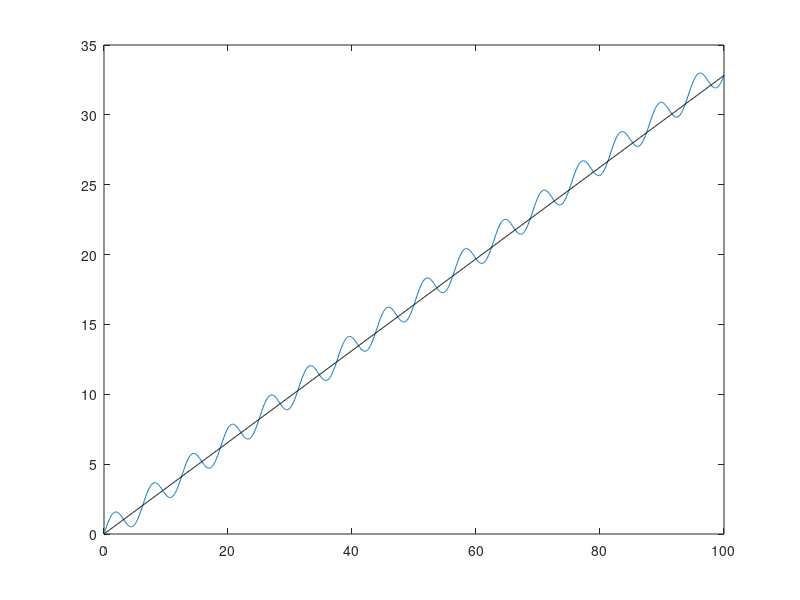

Recreate this plot in MATLAB. (Note: this script raises an error after producing the figure.)
close all
clear all
clc 

% time (e.g. month)
x = (1/12):(1/12):100;

% measurement (e.g. zonal velocity) 
y = sin(x)+x/3;

% derrivative (e.g. acceleration)
y2 = cos(x)+1/3;

% average acceleration NOTE THIS IS WHAT WE WERE DERIVING WITH THE MOMENTUM
% BALANCE!!!
trend_y = mean(y2);

% as a line: y = m*x
y_estimate = trend_y*x;

plot(x,y)
pause
hold on
plot(x,y_estimate,'k')
pause
% compare w/ trend_stat result
[slope2,plusminus,sig]=trend_stat(y',99);

% trend line: y= m*x
y_2estimate = slope2*(1:length(x));

plot(x,y_2estimate,'r')
